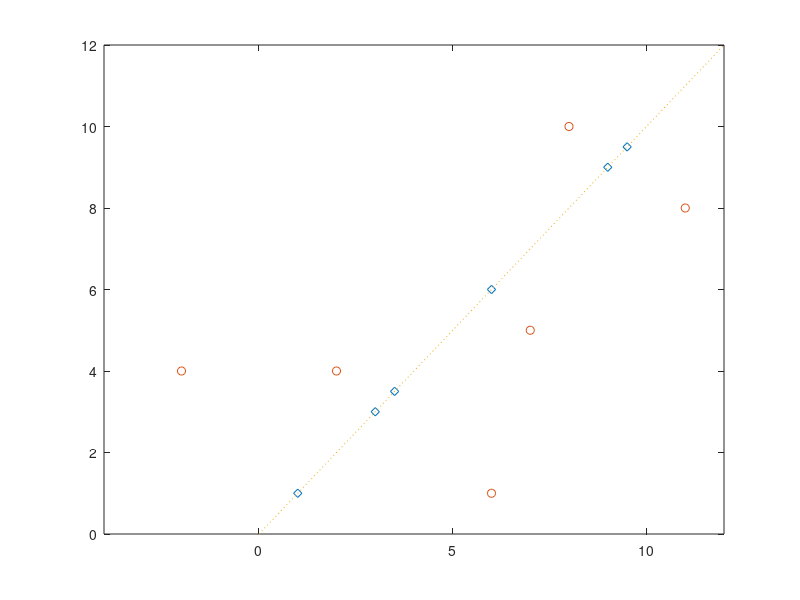

This figure's MATLAB source:
% Example 6.1
% Computational Statistics Handbook with MATLAB, 2nd Edition
% Wendy L. and Angel R. Martinez

% Show how to project data onto a line. 

% Specify some data. 
X = [-2 4; 2 4;6 1;8 10;7 5;11 8];
% Create the projection matrix.
theta = pi/4;
c2 = cos(theta)^2;
cs = cos(theta)*sin(theta);
s2 = sin(theta)^2;
P = [cos(theta)^2          , cos(theta)*sin(theta) ; ...
     cos(theta)*sin(theta) , sin(theta)^2                ];
 
%Now project the data onto the line:
Xp = X*P;


% Create the plot shown in Figure 6.1.
plot(Xp(:,1),Xp(:,2),'d',X(:,1),X(:,2),'o')
hold on
plot([0  12 ], [0 12 ], ':')
hold off
axis([-4 12 0 12])


